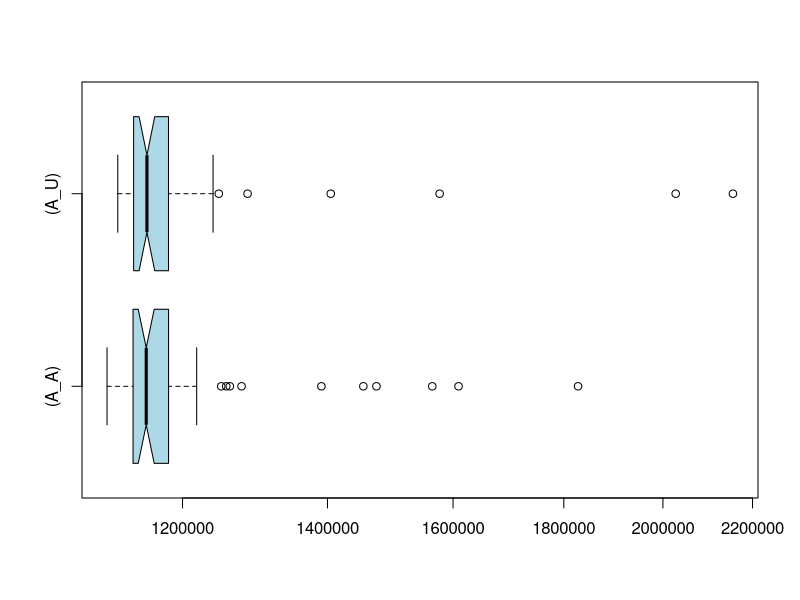

Write R code to recreate this figure.
if (exists("A_A")) remove("A_A")
if (exists("A_U")) remove("A_U")
if (exists("C_A")) remove("C_A")
if (exists("C_U")) remove("C_U")
A_U<-c(1182245,1129700,1194405,1185985,1171661,1145800,1149577,1148663,2154700,1239619,1136843,1121761,1145832,1120151,1131761,1182449,1164065,1157201,1168952,1144076,1142303,1577321,1142352,1184426,1172096,1132118,1174218,1247193,1169368,1198261,1166256,1175608,1142829,1140490,2027376,1162673,1137849,1144268,1134379,1285934,1404872,1159451,1140816,1170027,1131613,1136162,1136894,1139198,1153701,1133999)
A_A<-c(1390977,1156975,1170883,1170796,1145192,1153378,1174072,1129159,1277776,1609371,1146168,1119758,1174555,1134826,1107445,1132996,1152071,1155772,1147983,1177979,1131282,1174290,1261919,1130618,1147064,1142562,1140537,1161356,1182329,1257107,1250469,1218197,1148885,1167551,1136480,1827455,1147477,1141071,1138513,1149659,1198265,1454427,1130573,1130875,1155811,1565013,1136485,1124960,1474821,1171167)
if (exists("A_U")) boxplot.stats(A_U)
if (exists("A_A")) boxplot.stats(A_A)
if (exists("C_U")) boxplot.stats(C_U)
if (exists("C_A")) boxplot.stats(C_A)
if (exists("A_U")) summary(A_U)
if (exists("A_A")) summary(A_A)
if (exists("C_U")) summary(C_U)
if (exists("C_A")) summary(C_A)
if (exists("A_U")) boxplot(A_A,A_U,col="lightblue",horizontal=TRUE,log="x",match=TRUE,names=c("(A_A)","(A_U)"),notch=TRUE)
if (exists("C_U")) boxplot(C_A,C_U,col="lightblue",horizontal=TRUE,log="x",match=TRUE,names=c("(C_A)","(C_U)"),notch=TRUE)
